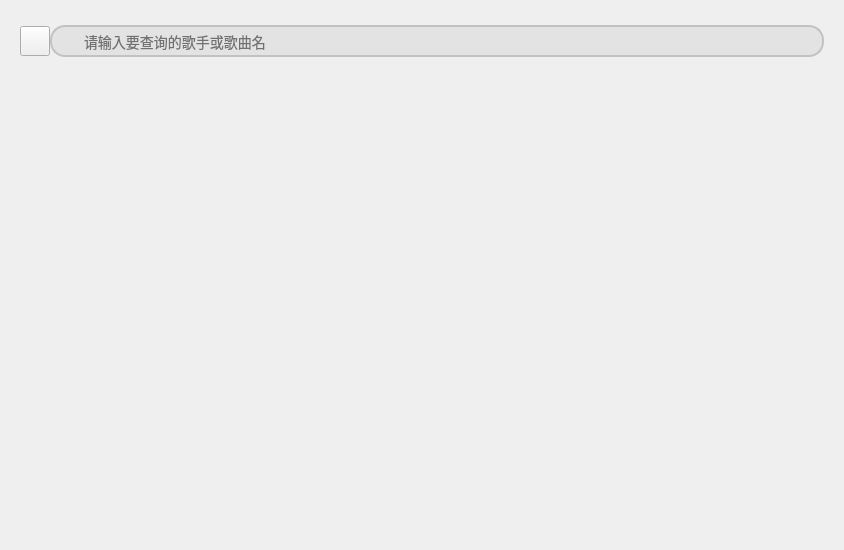
<?xml version="1.0" encoding="UTF-8"?>
<ui version="4.0">
 <class>Search</class>
 <widget class="QWidget" name="Search">
  <property name="geometry">
   <rect>
    <x>0</x>
    <y>0</y>
    <width>844</width>
    <height>550</height>
   </rect>
  </property>
  <property name="minimumSize">
   <size>
    <width>844</width>
    <height>550</height>
   </size>
  </property>
  <property name="maximumSize">
   <size>
    <width>844</width>
    <height>550</height>
   </size>
  </property>
  <property name="windowTitle">
   <string>Form</string>
  </property>
  <layout class="QHBoxLayout" name="horizontalLayout_2">
   <item>
    <layout class="QVBoxLayout" name="verticalLayout_2">
     <property name="spacing">
      <number>0</number>
     </property>
     <item>
      <widget class="QWidget" name="widget_7" native="true">
       <property name="minimumSize">
        <size>
         <width>0</width>
         <height>60</height>
        </size>
       </property>
       <property name="styleSheet">
        <string notr="true">#widget_7
{
	border-image: url(:/tupian/zhu.png);
}
</string>
       </property>
       <layout class="QHBoxLayout" name="horizontalLayout_7">
        <item>
         <layout class="QHBoxLayout" name="horizontalLayout">
          <property name="spacing">
           <number>0</number>
          </property>
          <item>
           <widget class="QPushButton" name="pushButton">
            <property name="minimumSize">
             <size>
              <width>30</width>
              <height>30</height>
             </size>
            </property>
            <property name="maximumSize">
             <size>
              <width>30</width>
              <height>30</height>
             </size>
            </property>
            <property name="cursor">
             <cursorShape>PointingHandCursor</cursorShape>
            </property>
            <property name="styleSheet">
             <string notr="true">border-image: url(:/tu/搜索.png);</string>
            </property>
            <property name="text">
             <string/>
            </property>
           </widget>
          </item>
          <item>
           <widget class="QLineEdit" name="lineEdit">
            <property name="maximumSize">
             <size>
              <width>774</width>
              <height>16777215</height>
             </size>
            </property>
            <property name="styleSheet">
             <string notr="true">QLineEdit {
                border: 2px solid #ddd;
                border-radius: 15px;
	
	border-color: rgb(194, 194, 194);
                padding: 5px 10px 5px 30px;
                background: #f5f5f5;
	background-color: rgb(227, 227, 227);
                font-size: 14px;
            }
            QLineEdit:focus {
                border: 2px solid #0078d4;
            }</string>
            </property>
            <property name="placeholderText">
             <string>请输入要查询的歌手或歌曲名</string>
            </property>
           </widget>
          </item>
         </layout>
        </item>
       </layout>
      </widget>
     </item>
     <item>
      <widget class="QWidget" name="widget_3" native="true">
       <property name="styleSheet">
        <string notr="true">
	border-image: url(:/tupian/zhu.png);
</string>
       </property>
       <layout class="QHBoxLayout" name="horizontalLayout_6">
        <item>
         <layout class="QVBoxLayout" name="verticalLayout">
          <property name="spacing">
           <number>6</number>
          </property>
          <item>
           <widget class="QTableView" name="tableView">
            <property name="styleSheet">
             <string notr="true">
#tableView{
background-color: rgba(255, 255, 255, 0);
border:none
}
QHeaderView{ background: transparent; }</string>
            </property>
            <property name="autoScroll">
             <bool>true</bool>
            </property>
            <property name="editTriggers">
             <set>QAbstractItemView::NoEditTriggers</set>
            </property>
            <property name="showGrid">
             <bool>false</bool>
            </property>
            <attribute name="horizontalHeaderHighlightSections">
             <bool>true</bool>
            </attribute>
            <attribute name="verticalHeaderVisible">
             <bool>false</bool>
            </attribute>
           </widget>
          </item>
         </layout>
        </item>
       </layout>
      </widget>
     </item>
    </layout>
   </item>
  </layout>
 </widget>
 <resources/>
 <connections/>
</ui>
